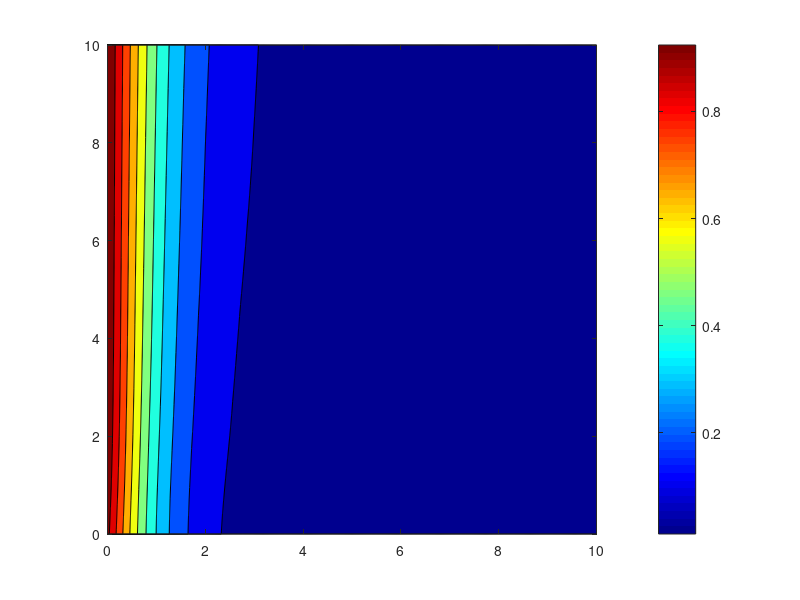
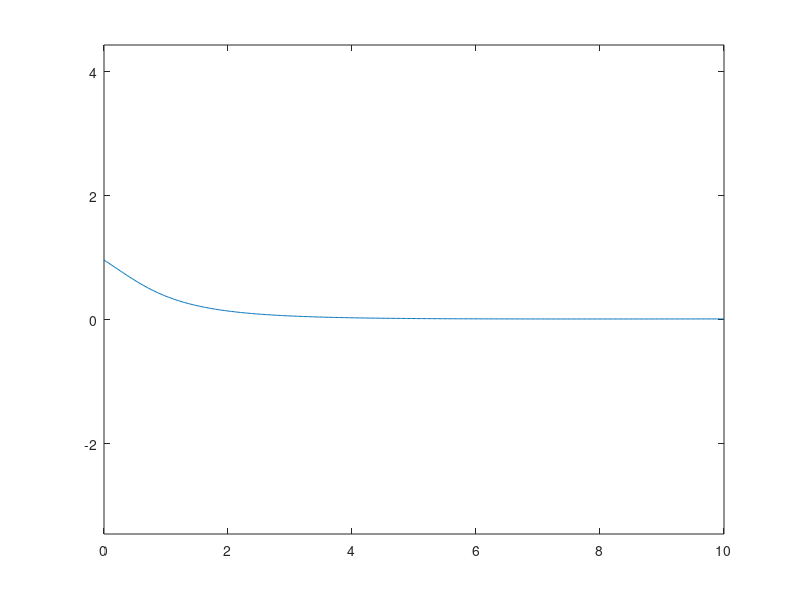
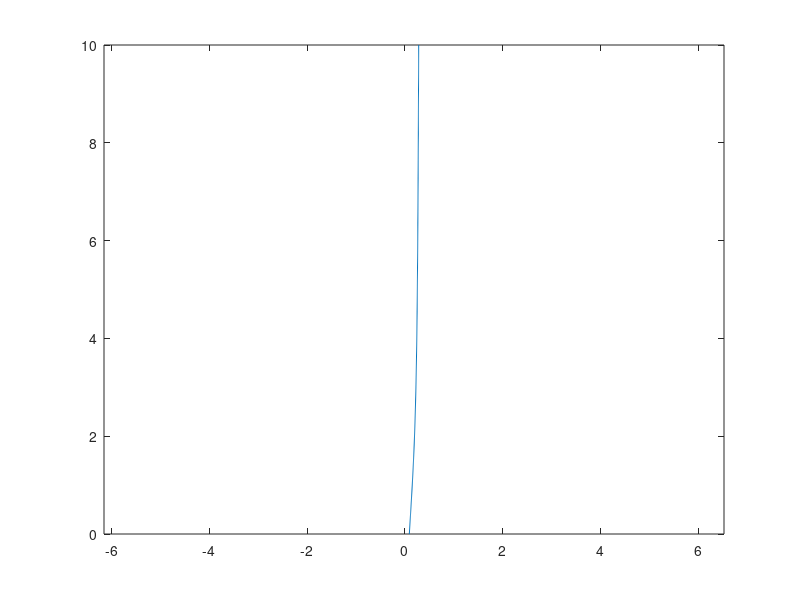

Reproduce these figures in MATLAB, in order.
clear; clc; close all
% plot 2D CFD data


sol = importdata('test.dat');
data = sol.data;

x = data(:,1);
y = data(:,2);
u = data(:,3);
v = data(:,4);
p = data(:,5);

umag = sqrt(u.^2+v.^2);
z = v;

nx = 501 ; ny = 501;
[X,Y] = meshgrid(linspace(min(x),max(x),nx),linspace(min(y),max(y),ny)) ;
Z =griddata(x,y,z,X,Y) ;
figure(1)
[p1,p2] = contourf(X,Y,Z);
hold on
colormap jet
colorbar;
axis equal 

yp = 0.5;
[idy,~]=find(abs(Y(:,1)-yp)<1e-4);
figure(2)
plot(X(1,:),Z(idy,:))
hold on
axis equal


z = u;
nx = 501 ; ny = 501;
[X,Y] = meshgrid(linspace(min(x),max(x),nx),linspace(min(y),max(y),ny)) ;
Z =griddata(x,y,z,X,Y) ;

xp = 0.5;
[~,idx]=find(abs(X(1,:)-xp)<1e-4);
figure(3)
plot(Z(:,idx),Y(:,idx))
hold on
axis equal